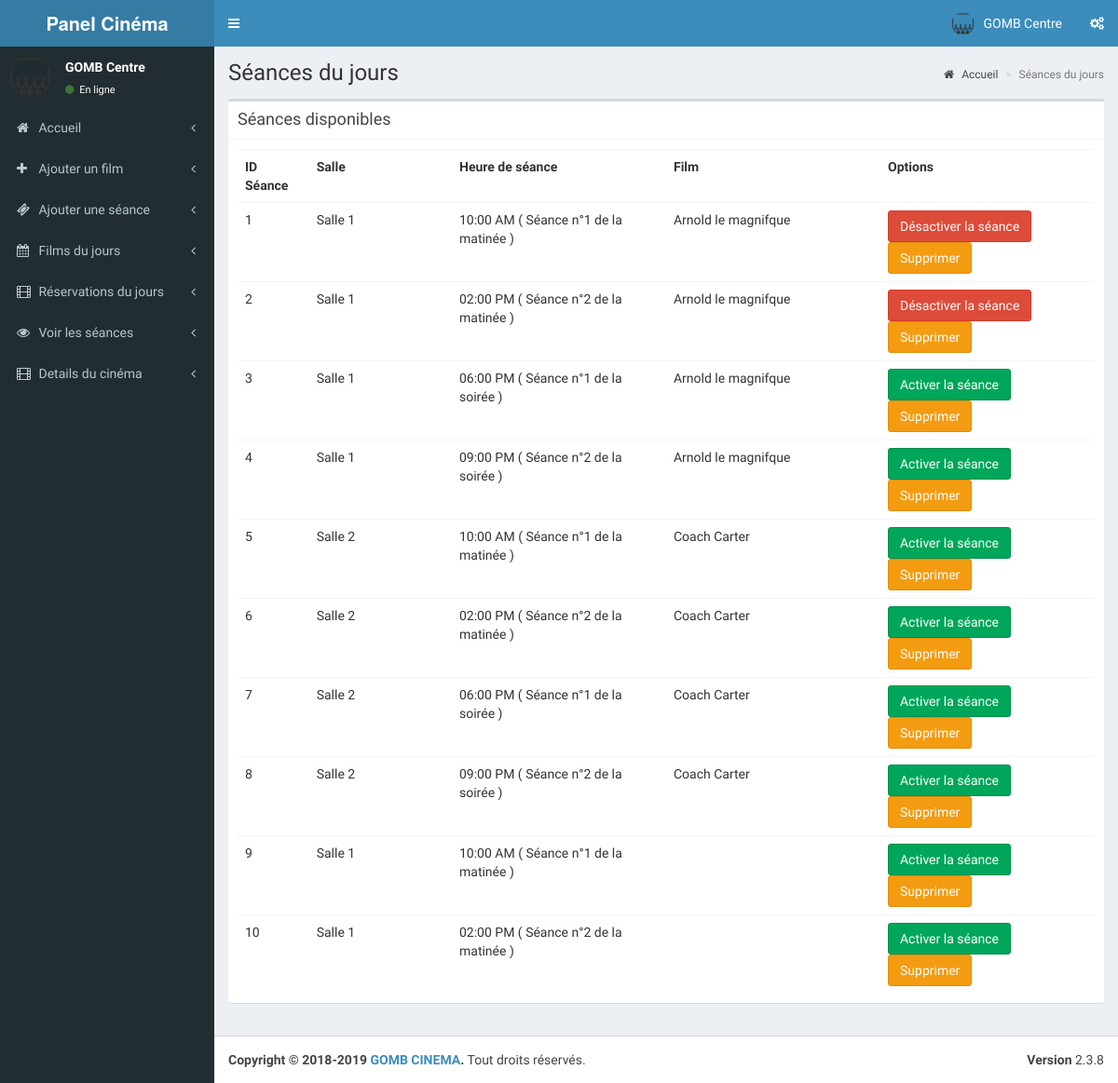
Before: /cinema/pages/view_shows.php (signed in) with the older database file.
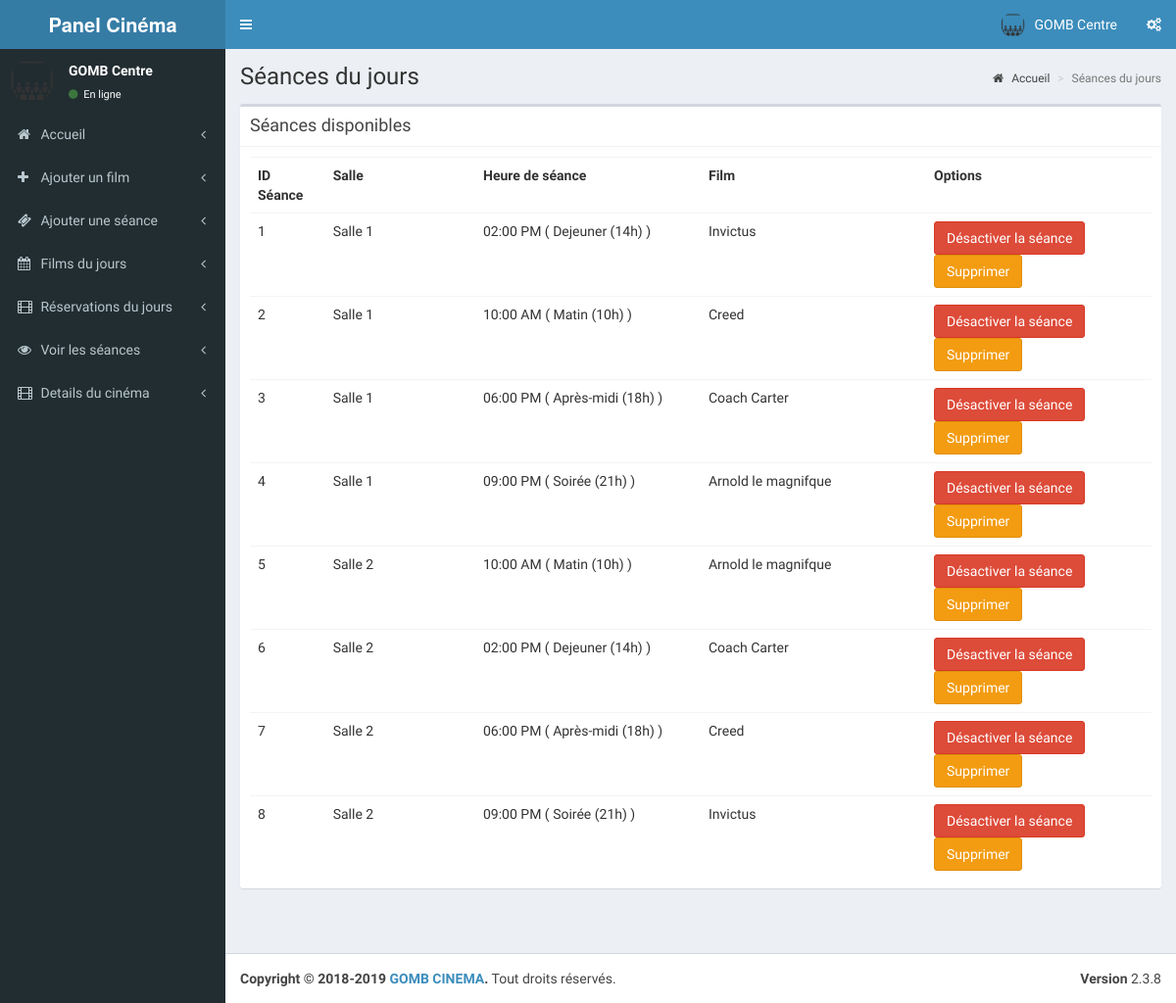
After: the same page with the newer database file.
### tables this page shows
CREATE TABLE IF NOT EXISTS `tbl_shows` (
  `s_id` int(11) NOT NULL AUTO_INCREMENT,
  `st_id` int(11) NOT NULL COMMENT 'show time id',
  `theatre_id` int(11) NOT NULL,
  `movie_id` int(11) NOT NULL,
  `start_date` date NOT NULL,
  `status` int(11) NOT NULL COMMENT '1 means show available',
  `r_status` int(11) NOT NULL,
  PRIMARY KEY (`s_id`)
);

CREATE TABLE IF NOT EXISTS `tbl_screens` (
  `screen_id` int(11) NOT NULL AUTO_INCREMENT,
  `t_id` int(11) NOT NULL COMMENT 'theatre id',
  `screen_name` varchar(110) NOT NULL,
  `seats` int(11) NOT NULL COMMENT 'number of seats',
  `charge` int(11) NOT NULL,
  PRIMARY KEY (`screen_id`)
);

CREATE TABLE IF NOT EXISTS `tbl_show_time` (
  `st_id` int(11) NOT NULL AUTO_INCREMENT,
  `screen_id` int(11) NOT NULL,
  `name` varchar(40) NOT NULL COMMENT 'noon,second,etc',
  `start_time` time NOT NULL,
  PRIMARY KEY (`st_id`)
);

CREATE TABLE IF NOT EXISTS `tbl_movie` (
  `movie_id` int(11) NOT NULL AUTO_INCREMENT,
  `t_id` int(11) NOT NULL COMMENT 'theatre id',
  `movie_name` varchar(100) NOT NULL,
  `cast` varchar(500) NOT NULL,
  `desc` varchar(1000) NOT NULL,
  `release_date` date NOT NULL,
  `image` varchar(200) NOT NULL,
  `video_url` varchar(200) NOT NULL,
  `status` int(1) NOT NULL COMMENT '0 means active ',
  PRIMARY KEY (`movie_id`)
);

### cinema/pages/view_shows.php (the view, shortened to what this page needs)
<?php
include('header.php');
?>
  <div class="content-wrapper">
    <section class="content-header">
      <h1>
      Séances du jours
      </h1>
      <ol class="breadcrumb">
        <li><a href="index.php"><i class="fa fa-home"></i> Accueil</a></li>
        <li class="active">Séances du jours</li>
      </ol>
    </section>
    <section class="content">
      <div class="box">
         <div class="box-header with-border">
              <h3 class="box-title">Séances disponibles</h3>
            </div>
        <div class="box-body">
          <?php
          $sw=mysqli_query($con,"select * from tbl_shows where st_id in(select st_id from tbl_show_time where screen_id in(select screen_id from  tbl_screens where t_id='".$_SESSION['theatre']."')) and status='1'");
          if(mysqli_num_rows($sw))
          {?>
            <table class="table">
              <th class="col-md-1">
               ID Séance
              </th>
              <th class="col-md-2">
                Salle
              </th>
              <th class="col-md-3">
              Heure de séance
              </th>
              <th class="col-md-3">
                Film
              </th>
              <th class="col-md-3">
                Options
              </th>
              <?php
              $sl=1;
              while($shows=mysqli_fetch_array($sw))
              {
                ?>
                <tr>
                  <td>
                    <?php echo $sl; $sl++;?>
                  </td>
                  <?php
                  $st=mysqli_query($con,"select * from tbl_show_time where st_id='".$shows['st_id']."'");
                  $show_time=mysqli_fetch_array($st);
                  $sr=mysqli_query($con,"select * from tbl_screens where screen_id='".$show_time['screen_id']."'");
                  $screen=mysqli_fetch_array($sr);
                  $mv=mysqli_query($con,"select * from tbl_movie where movie_id='".$shows['movie_id']."'");
                  $movie=mysqli_fetch_array($mv);
                  ?>
                  <td>
                    <?php echo $screen['screen_name'];?>
                  </td>
                  <td>
                    <?php echo date('h:i A',strtotime($show_time['start_time']))." ( ".utf8_encode($show_time['name'])." ) ";?>
                  </td>
                  <td>
                    <?php echo $movie['movie_name'];?>
                  </td>
                  <td>
                    <?php if($shows['r_status']==1)
                    {
                    ?><a href="change_running.php?id=<?php echo $shows['s_id'];?>&status=0"><button class="btn btn-danger">Désactiver la séance</button></a>
                    <?php
                    }
                    else
                    {?><a href="change_running.php?id=<?php echo $shows['s_id'];?>&status=1"><button class="btn btn-success">Activer la séance</button></a>
                    <?php
                    }?>
                    <a href="stop_running.php?id=<?php echo $shows['s_id'];?>"><button class="btn btn-warning">Supprimer</button></a>
                  </td>
                </tr>
                <?php
              }
              ?>
            </table>
            <?php
          }
          else
          {
            ?>
            <h3>Pas de séances</h3>
            <?php
          }
          ?>
        </div>
      </div>
    </section>
  </div>
  <?php
include('footer.php');
?>

Changed rows visible on the page:
removed tbl_shows: tbl_screens.screen_name "Salle 1", st.start_time "10:00 AM", st.name "Séance n°1 de la matinée", movie.movie_name "Arnold le magnifque"
removed tbl_shows: tbl_screens.screen_name "Salle 1", st.start_time "02:00 PM", st.name "Séance n°2 de la matinée", movie.movie_name "Arnold le magnifque"
removed tbl_shows: tbl_screens.screen_name "Salle 1", st.start_time "06:00 PM", st.name "Séance n°1 de la soirée", movie.movie_name "Arnold le magnifque"
removed tbl_shows: tbl_screens.screen_name "Salle 1", st.start_time "09:00 PM", st.name "Séance n°2 de la soirée", movie.movie_name "Arnold le magnifque"
removed tbl_shows: tbl_screens.screen_name "Salle 2", st.start_time "10:00 AM", st.name "Séance n°1 de la matinée", movie.movie_name "Coach Carter"
removed tbl_shows: tbl_screens.screen_name "Salle 2", st.start_time "02:00 PM", st.name "Séance n°2 de la matinée", movie.movie_name "Coach Carter"
removed tbl_shows: tbl_screens.screen_name "Salle 2", st.start_time "06:00 PM", st.name "Séance n°1 de la soirée", movie.movie_name "Coach Carter"
removed tbl_shows: tbl_screens.screen_name "Salle 2", st.start_time "09:00 PM", st.name "Séance n°2 de la soirée", movie.movie_name "Coach Carter"
removed tbl_shows: tbl_screens.screen_name "Salle 1", st.start_time "10:00 AM", st.name "Séance n°1 de la matinée"
removed tbl_shows: tbl_screens.screen_name "Salle 1", st.start_time "02:00 PM", st.name "Séance n°2 de la matinée"
added tbl_shows: tbl_screens.screen_name "Salle 1", st.start_time "02:00 PM", st.name "Dejeuner (14h)", movie.movie_name "Invictus"
added tbl_shows: tbl_screens.screen_name "Salle 1", st.start_time "10:00 AM", st.name "Matin (10h)", movie.movie_name "Creed"
added tbl_shows: tbl_screens.screen_name "Salle 1", st.start_time "06:00 PM", st.name "Après-midi (18h)", movie.movie_name "Coach Carter"
added tbl_shows: tbl_screens.screen_name "Salle 1", st.start_time "09:00 PM", st.name "Soirée (21h)", movie.movie_name "Arnold le magnifque"
added tbl_shows: tbl_screens.screen_name "Salle 2", st.start_time "10:00 AM", st.name "Matin (10h)", movie.movie_name "Arnold le magnifque"
added tbl_shows: tbl_screens.screen_name "Salle 2", st.start_time "02:00 PM", st.name "Dejeuner (14h)", movie.movie_name "Coach Carter"
added tbl_shows: tbl_screens.screen_name "Salle 2", st.start_time "06:00 PM", st.name "Après-midi (18h)", movie.movie_name "Creed"
added tbl_shows: tbl_screens.screen_name "Salle 2", st.start_time "09:00 PM", st.name "Soirée (21h)", movie.movie_name "Invictus"
